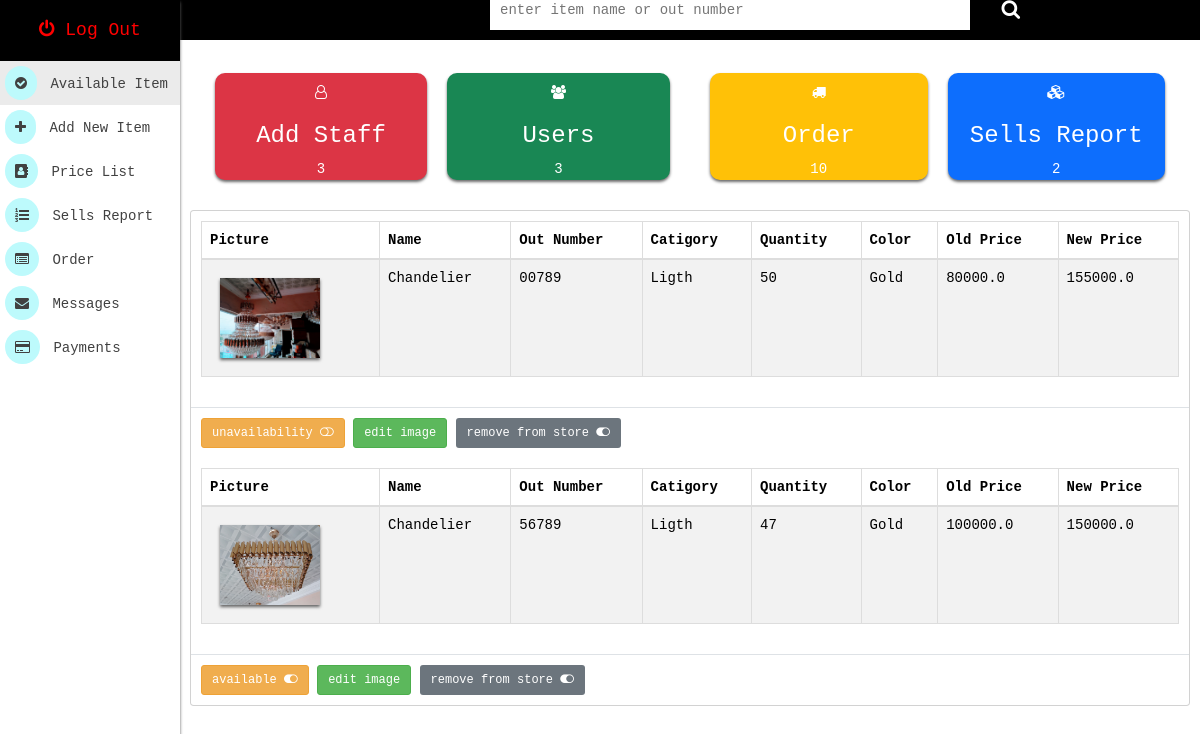
/dashboard/, run on the app's committed database.
### App/models.py (models this page shows, shortened)
class Items(models.Model):
    item_name = models.CharField(max_length=100)
    out_number = models.CharField(max_length=100)
    catigory = models.CharField(max_length=100, null=True)
    price = models.FloatField(default=0.0)
    old_price = models.FloatField(default=0.0)
    color = models.CharField(max_length=100, null=True)
    picture = models.ImageField(upload_to='picture')
    total_quantity = models.PositiveIntegerField(default=0)
    available = models.BooleanField(default=True)
    add_to_store = models.BooleanField(default=True)

### App/views.py (the view)
# urls.py: path('dashboard/', views.Dashboard, name='dashboard'),
def Dashboard(request):
    report = SellReports.objects.all().order_by('-id')
    users = Users.objects.all().filter(is_superuser=False)
    item = Items.objects.all().order_by('-id')
    context = {
        'item':item,
        'users':users,
        'report':report,
    }
    return render(request, 'dashboard.html', context)

### template/dashboard.html (shortened to what this page needs)
{% extends 'links.html' %}
{% load static %}
{% block content %}
<body>
    <div>
        {% include 'base2.html' %}
        <div class="site-bg">
           {% include 'search.html' %}
            <div class="col-md-12">
                <div class="easy_menu">
                    <div class="easy_menu1">
                        <div class="shotcut bg-danger bg-gradiend">
                            <div class="p-3 text-center text-capitalize">
                                <a href="{% url 'newstaff' %}">
                                    <i class="fa fa-user-o"></i>
                                    <h3>add staff</h3>
                                    <p>{{users.count}}</p>
                                </a>
                            </div>
                        </div>
                        <div class="shotcut bg-success bg-gradiend p-3">
                            <div class="text-center text-capitalize">
                                <a href="{% url 'users' %}">
                                    <i class="fa fa-users"></i>
                                    <h3>users</h3>
                                    <p>{{users.count}}</p>
                                </a>
                            </div>
                        </div>
                    </div>
                    <div class="easy_menu1">
                        <div class="shotcut bg-warning bg-gradiend">
                            <div class="p-3 text-center text-capitalize">
                                <a href="buyorder.html">
                                    <i class="fa fa-truck"></i>
                                    <h3>order</h3>
                                    <p>10</p>
                                </a>
                            </div>
                        </div>
                        <div class="shotcut bg-primary bg-gradiend">
                            <div class="p-3 text-center text-capitalize">
                                <a href="{% url 'sells' %}">
                                    <i class="fa fa-cubes"></i>
                                    <h3>sells report</h3>
                                    <p>{{report.count}}</p>
                                </a>
                            </div>
                        </div>
                    </div>
                </div>
            </div>
            <div class="col-md-12 p-3">
                <div class="card">
                    {% for item in item %}
                    <div>
                        <div class="card-body goods">
                            <table class="table table-striped table-bordered">
                                <thead>
                                    <tr class="text-capitalize">
                                        <th>picture</th>
                                        <th>name</th>
                                        <th>out number</th>
                                        <th>catigory</th>
                                        <th>quantity</th>
                                        <th>color</th>
                                        <th>old price</th>
                                        <th>new price</th>
                                    </tr>
                                </thead>
                                <tbody>
                                    <tr class="text-capitalize">
                                        <td>
                                            <img src="{{item.picture.url}}" alt="" width="100" style="height: 80px;">
                                        </td>
                                        <td>{{item.item_name}}</td>
                                        <td>{{item.out_number}}</td>
                                        <td>{{item.catigory}}</td>
                                        <td>{{item.total_quantity}}</td>
                                        <td>{{item.color}}</td>
                                        <td>{{item.old_price}}</td>
                                        <td>{{item.price}}</td>
                                    </tr>
                                </tbody>
                            </table>
                        </div>
                        <div class="border-top p-3">
                            {% if item.available %}
                            <a href="{% url 'outofstock' item.id %}" class="btn btn-warning btn-sm">available
                                <i class="fa fa-toggle-on"></i>
                            </a>
                            {% else %}
                            <a href="{% url 'outofstock' item.id %}" class="btn btn-warning btn-sm">unavailability
                                <i class="fa fa-toggle-off"></i>
                            </a>
                            {% endif %}
                            <a href="{% url 'editImage' item.id %}" class="btn btn-success btn-sm">edit image</a>
                            {% if item.add_to_store %}
                            <a href="{% url 'remove' item.id %}" class="btn btn-secondary btn-sm">remove from store
                                <i class="fa fa-toggle-on"></i>
                            </a>
                            {% else %}
                            <a href="{% url 'remove' item.id %}" class="btn btn-secondary btn-sm">add to store
                                <i class="fa fa-toggle-off"></i>
                            </a>
                            {% endif %}
                        </div>
                    </div>
                    {% endfor %}
                </div>
            </div>
        </div>
    </div>
</body>
</html>
{% endblock %}

### template/links.html (shortened to what this page needs)
<!DOCTYPE html>
{% load static %}
<html lang="en">
    <head>
        <link href="https://cdn.jsdelivr.net/npm/bootstrap@5.3.2/dist/css/bootstrap.min.css" rel="stylesheet"
>
        <link rel="stylesheet" href="{% static 'bootstrap/css/bootstrap.min.css' %}">
        <link rel="stylesheet" href="{% static 'font-awesome/css/font-awesome.min.css' %}">
        <link rel="stylesheet" href="{% static 'css.css' %}">
        <link rel="stylesheet" href="{% static 'media.css' %}">
        <link rel="stylesheet" href="https://cdn.jsdelivr.net/npm/swiper@11/swiper-bundle.min.css" />
     </head>
<body>
<div>
    {% block content %}
    {% endblock %}
</div>
</body>
</html>

### template/base2.html
<div class="leftside-manu">
    <h4 class="text-center text-uppercase">
        <a href="{% url 'logout' %}" class="text-capitalize">
            <i class="fa fa-power-off"></i>
            log out
        </a>
    </h4>
    <div class="stocks text-left">
        <ul>
            <li {% if '/dashboard/' == request.path %} class="stocks-active" {% endif %}>
                <a href="{% url 'dashboard' %}" class="text-capitalize">
                    <i class="fa fa-check-circle"></i>
                    available item
                </a>
            </li>
            <li {% if '/additem/' == request.path %} class="stocks-active" {% endif %}>
                <a href="{% url 'additem' %}" class="text-capitalize">
                    <i class="fa fa-plus"></i>
                    add new item
                </a>
            </li>
            <li {% if '/pricelist/' == request.path %} class="stocks-active" {% endif %}>
                <a href="{% url 'pricelist' %}" class="text-capitalize">
                    <i class="fa fa-address-book"></i>
                    price list
                </a>
            </li>
            <li {% if '/sells/' == request.path %} class="stocks-active" {% endif %}>
                <a href="{% url 'sells' %}" class="text-capitalize">
                    <i class="fa fa-list-ol"></i>
                    sells report
                </a>
            </li>
            <li>
                <a href="order.html" class="text-capitalize">
                    <i class="fa fa-list-alt"></i>
                    order
                </a>
            </li>
            <li {% if '/message/' == request.path %} class="stocks-active" {% endif %}>
                <a href="{% url 'message' %}" class="text-capitalize">
                    <i class="fa fa-envelope"></i>
                    messages
                </a>
            </li>
            <li>
                <a href="payment.html" class="text-capitalize">
                    <i class="fa fa-credit-card"></i>
                    payments
                </a>
            </li>
        </ul>
    </div>
</div>

### template/search.html (shortened to what this page needs)
{% extends 'links.html' %}
{% load static %}
{% block content %}
<div class="adminmenu">
    <div class="logo">
    </div>
    <div class="search">
        <form action="{% url 'search' %}" method="get" enctype="multipart/form-data">
            <input type="text" placeholder="enter item name or out number" class="m-3" name="search">
            <button class="btn"><i class="fa fa-search"></i></button>
        </form>
    </div>
</div>
{% endblock %}

### static/css.css (style rules this page uses)
* { margin: 0; padding: 0; box-sizing: border-box; font-family: 'Courier New', Courier, monospace; }
.leftside-manu { box-shadow: 0px 2px 3px rgb(99, 99, 99); height: 99vh; position: fixed; width: 15%; z-index: 1000; top: 0px; }
.leftside-manu h4 { background-color: rgb(0, 0, 0); padding: 20px; margin-top: 0px; }
.leftside-manu h4 a { color: red; }
.stocks { margin-top: -10px; color: white; margin-bottom: 0px; }
.stocks ul { width: 100%; }
.stocks ul li { margin-left: -20px; color: white; transition: all ease-in 1s; }
.stocks-active { background-color: rgb(235, 235, 235); }
.stocks ul a { color: rgb(65, 65, 65); text-decoration: none; width: 100%; }
.stocks ul li i { background-color: rgb(189, 250, 252); padding: 10px; border-radius: 50px; margin: 5px; }
.adminmenu { width: 100%; background-color: black; position: fixed; z-index: 100; top: 0; display: block; }
.adminmenu .logo { margin-top: 10px; margin-left: 20px; padding: 10px; text-transform: uppercase; }
.search { width: 50%; margin-top: -50px; margin-left: 300px; }
.search form input { border: none; outline: none; padding: 10px; width: 80%; }
.search form button i { color: white; font-weight: lighter; font-size: 2rem; }
.site-bg { position: relative; width: 85%; left: 15%; top: 53px; }
.easy_menu { display: flex; }
.easy_menu1 { display: flex; width: 100%; margin: 10px 10px; }
.shotcut { border-radius: 10px; box-shadow: 0 2px 3px rgb(107, 107, 107); width: 100%; margin: 10px 10px; color: white; height: 107px; }
.shotcut a { color: white; text-decoration: none; transition: all ease-in 1.5s; }
.goods { display: flex; }
.goods img { margin: 10px; box-shadow: 0px 2px 3px rgb(99, 99, 99); height: 150px; }

### template/links.html (style rules this page uses)
.stocks-active { background-color: rgb(235, 235, 235); }

### data on the page
Items: picture (picture), item_name "Chandelier", out_number "00789", catigory "Ligth", total_quantity "50", color "Gold", old_price "80000.0", price "155000.0", available "unavailability", add_to_store "remove from store"
Items: picture (picture), item_name "Chandelier", out_number "56789", catigory "Ligth", total_quantity "47", color "Gold", old_price "100000.0", price "150000.0", available "available", add_to_store "remove from store"

### other printed values
{{ users.count }} "3"
{{ report.count }} "2"
